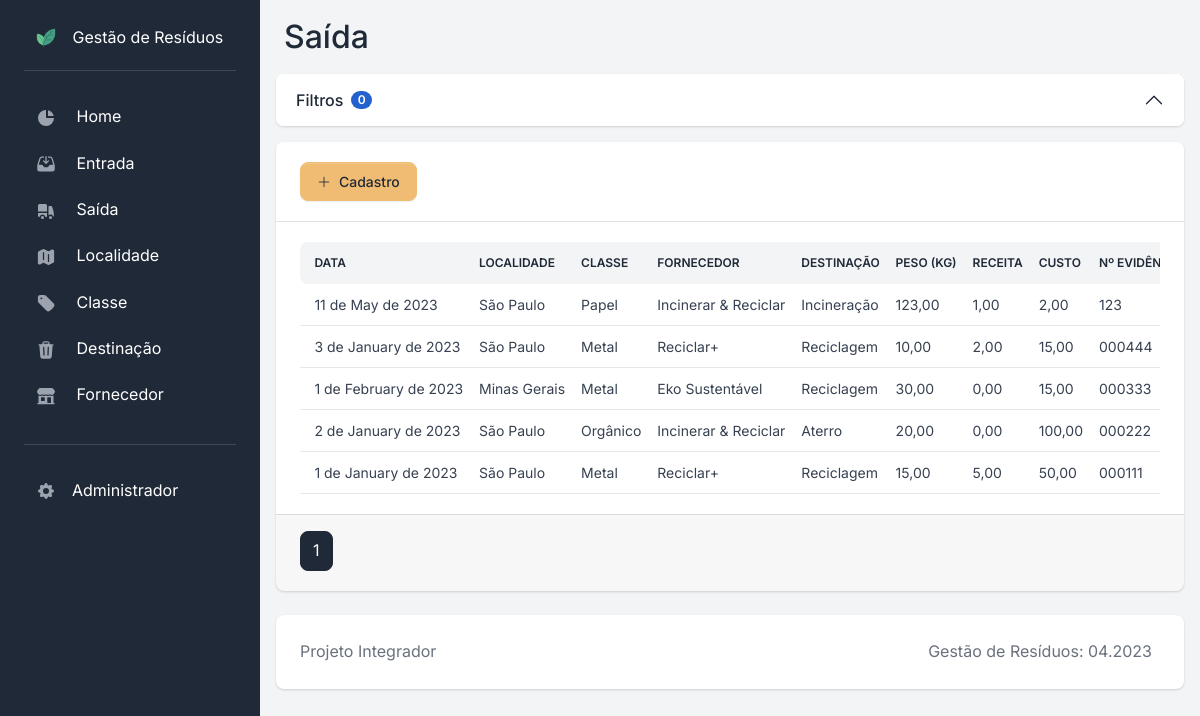
Page /saida/ on the committed database.
### apps/saida/models.py (models this page shows, shortened)
class Saida(models.Model):
    id_saida = models.AutoField(primary_key=True)
    id_classe = models.ForeignKey(
        Classe, models.DO_NOTHING, db_column="id_classe"
    )
    id_localidade = models.ForeignKey(
        Localidade, models.DO_NOTHING, db_column="id_localidade"
    )
    id_fornecedor = models.ForeignKey(
        Fornecedor, models.DO_NOTHING, db_column="id_fornecedor"
    )
    id_destinacao = models.ForeignKey(
        Destinacao, models.DO_NOTHING, db_column="id_destinacao"
    )
    data = models.DateField(null=False, blank=False)
    peso = models.DecimalField(
        max_digits=10, decimal_places=2, default=0, null=False, blank=False
    )
    receita = models.DecimalField(
        max_digits=10, decimal_places=2, default=0, null=False, blank=True
    )
    custo = models.DecimalField(
        max_digits=10, decimal_places=2, default=0, null=False, blank=True
    )
    n_evidencia = models.CharField(max_length=50)
    cdf = models.CharField(
        max_length=50,
        blank=True,
        default="",
    )
    class Meta:
        db_table = "saida"
        verbose_name = "Saída"
        verbose_name_plural = "Saídas"
        ordering = ["-id_saida"]

### apps/localidade/models.py (models this page shows)
class Localidade(models.Model):
    id_localidade = models.AutoField(primary_key=True)
    nome = models.CharField(max_length=50, blank=False, null=False)
    def __str__(self):
        return f"{self.nome}"
    class Meta:
        db_table = "localidade"
        verbose_name = "Localidade"
        verbose_name_plural = "Localidades"
        ordering = ["-id_localidade"]

### apps/classe/models.py (models this page shows)
class Classe(models.Model):
    id_classe = models.AutoField(primary_key=True)
    nome = models.CharField(max_length=50, null=False, blank=False)
    def __str__(self):
        return f"{self.nome}"
    class Meta:
        db_table = "classe"
        verbose_name = "Classe"
        verbose_name_plural = "Classes"
        ordering = ["-id_classe"]

### apps/fornecedor/models.py (models this page shows)
class Fornecedor(models.Model):
    id_fornecedor = models.AutoField(primary_key=True)
    nome = models.CharField(max_length=50, null=False, blank=False)
    id_destinacao = models.ManyToManyField(
        Destinacao,
        db_table="fornecedor_destinacao",
        related_name="destinacao",
        blank=False,
    )
    def __str__(self):
        return self.nome
    class Meta:
        db_table = "fornecedor"
        ordering = ["nome"]
        verbose_name = "Fornecedor"
        verbose_name_plural = "Fornecedores"

### apps/destinacao/models.py (models this page shows)
class Destinacao(models.Model):
    id_destinacao = models.AutoField(primary_key=True)
    nome = models.CharField(max_length=50, null=False, blank=False)
    def __str__(self):
        return self.nome
    class Meta:
        db_table = "destinacao"
        ordering = ["nome"]
        verbose_name = "Destinação"
        verbose_name_plural = "Destinações"

### apps/saida/views.py (the view)
# urls.py: path("", views.saida_index, name="saida"),
def saida_index(request):
    page_number = request.GET.get("page")
    saida_filter = SaidaFilter(request.GET, queryset=Saida.objects.all())
    saida_paginated = Paginator(saida_filter.qs, PAGESIZE)
    saida = saida_paginated.get_page(page_number)
    context = {
        "object_list": saida,
        "filter_form": saida_filter.form,
        "number_of_active_filters": count_active_filters(request, saida_filter),
    }
    return render(request, "saida/saida.html", context)

### apps/saida/filters.py (called while the page is built)
    def filter_cdf(self, queryset, name, value):
        if value:
            queryset = queryset.filter(**{f"{name}__exact": ""})
        return queryset

### apps/utils.py (called while the page is built)
def count_active_filters(request, form):
    active_filters = []
    for field in request.GET.items():
        if field[0] != "page" and field[0] in form.data.keys() and field[1] != "":
            active_filters.append(field[0])
    return len(active_filters)

### templatetags/is_checkbox.py (called while the page is built)
@register.filter(name="is_multiple_choice")
def is_multiple_choice(field):
    return isinstance(field.field.widget, CheckboxSelectMultiple)

### templates/saida/saida.html (shortened to what this page needs)
{% extends "base_card.html" %}
{% block title %}
    Saída
{% endblock title %}
{% block content %}
    <div class="table-responsive">
        <table class="table table-centered mb-0 rounded table-sm">
            <thead class="thead-light">
                <tr>
                    <th class="align-middle border-0 rounded-start">Data</th>
                    <th class="align-middle border-0">Localidade</th>
                    <th class="align-middle border-0">Classe</th>
                    <th class="align-middle border-0">Fornecedor</th>
                    <th class="align-middle border-0">Destinação</th>
                    <th class="align-middle border-0">Peso (kg)</th>
                    <th class="align-middle border-0">Receita</th>
                    <th class="align-middle border-0">Custo</th>
                    <th class="align-middle border-0">Nº Evidência</th>
                </tr>
            </thead>
            <tbody>
                {% for entry in object_list %}
                    <tr class="align-middle">
                        <td>{{ entry.data }}</td>
                        <td>{{ entry.id_localidade }}</td>
                        <td>{{ entry.id_classe }}</td>
                        <td>{{ entry.id_fornecedor }}</td>
                        <td>{{ entry.id_destinacao }}</td>
                        <td>{{ entry.peso }}</td>
                        <td>{{ entry.receita }}</td>
                        <td>{{ entry.custo }}</td>
                        <td>{{ entry.n_evidencia }}</td>
                    </tr>
                {% empty %}
                    <tr>
                        <td colspan="5">Nenhuma saida cadastrada</td>
                    </tr>
                {% endfor %}
            </tbody>
        </table>
    </div>
{% endblock content %}

### rows in the picture
Saida: data "11 de May de 2023", id_localidade "São Paulo", id_classe "Papel", id_fornecedor "Incinerar & Reciclar", id_destinacao "Incineração", peso "123,00", receita "1,00", custo "2,00", n_evidencia "123"
Saida: data "3 de January de 2023", id_localidade "São Paulo", id_classe "Metal", id_fornecedor "Reciclar+", id_destinacao "Reciclagem", peso "10,00", receita "2,00", custo "15,00", n_evidencia "000444"
Saida: data "1 de February de 2023", id_localidade "Minas Gerais", id_classe "Metal", id_fornecedor "Eko Sustentável", id_destinacao "Reciclagem", peso "30,00", receita "0,00", custo "15,00", n_evidencia "000333"
Saida: data "2 de January de 2023", id_localidade "São Paulo", id_classe "Orgânico", id_fornecedor "Incinerar & Reciclar", id_destinacao "Aterro", peso "20,00", receita "0,00", custo "100,00", n_evidencia "000222"
Saida: data "1 de January de 2023", id_localidade "São Paulo", id_classe "Metal", id_fornecedor "Reciclar+", id_destinacao "Reciclagem", peso "15,00", receita "5,00", custo "50,00", n_evidencia "000111"

### other values in the picture
{{ number_of_active_filters }} "0"
{{ i }} "1"
